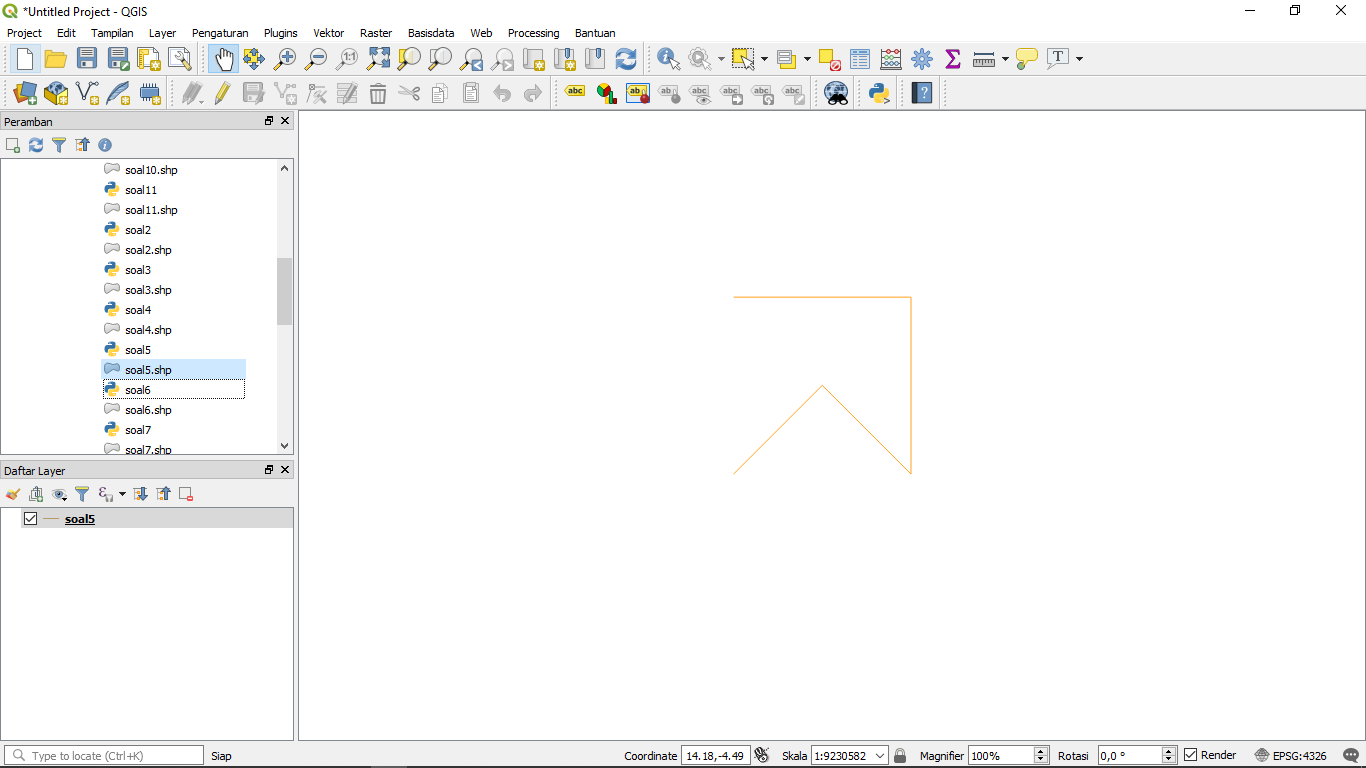

This figure's Python source:
import shapefile						# untuk mengimpor modul shapefile
w=shapefile.Writer()					# membaca modul shapefile
w.shapeType								# untuk menerima shapeType

w.field("kolom1","C")					# membuat kolom dengan tipe data karakter
w.field("kolom2","C")					

w.record("ngek","satu")					# mengisi record pada kolom yang dibuat


w.line(parts=[[[1,5],[5,5],[5,1],[3,3],[1,1]]]) #membuat titik koordinat line dan akan membentuk polyline

w.save("soal5")							# menyimpan file dengan format shp
